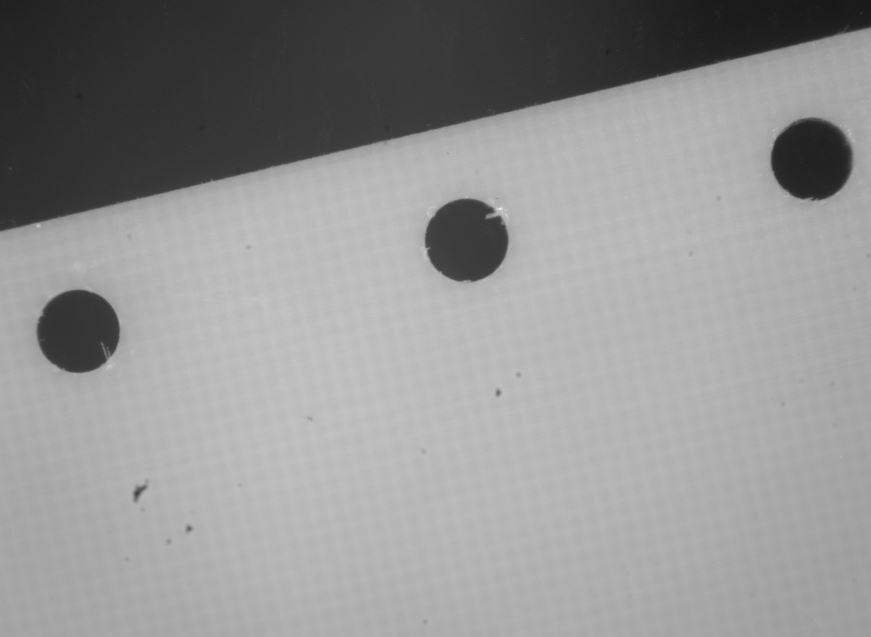
#> input picture newstage1.JPG, 871 x 637 px, found by its file name
$ python hole_finder.py
#> lines starting #> are read from the running program, lines starting #| are printed output that depends on the picture; after the words box and inside, x2 and y2 are one past the last pixel; in counts of white or black regions, pixels touching at a corner belong together
import os
import numpy as np
import matplotlib.pyplot as plt

from skimage import data, color
from skimage.io import imread
from skimage.transform import hough_circle, hough_circle_peaks
from skimage.feature import canny
from skimage.draw import circle_perimeter
from skimage.util import img_as_ubyte
from scipy import ndimage as ndi


def main():
    img = os.path.join(os.getcwd(), 'newstage1.jpg')
    image = imread(img, as_gray=True)
#> image is the input picture: shape (637, 871) float64; min 0.0941, max 0.949, mean 0.578
    image = img_as_ubyte(image)
    image = ndi.gaussian_filter(image, 1)

    edges1 = canny(image, sigma=1, low_threshold=10, high_threshold=50)
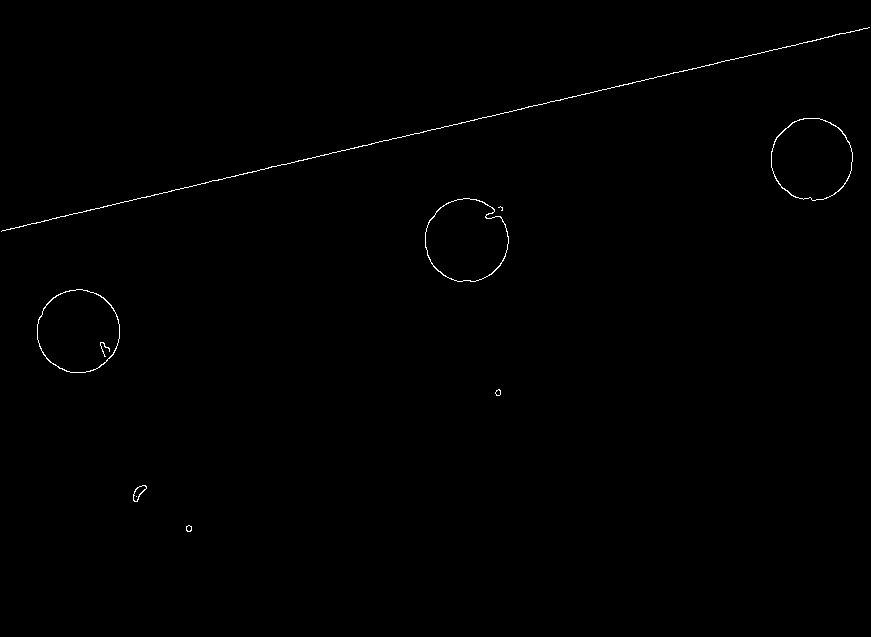
#> edges1: shape (637, 871) bool; 0.36% white in thin lines or dots, all inside (x1, y1, x2, y2) = (1, 27, 870, 532)

    hough_radii = np.arange(20, 60, 3)
    hough_res = hough_circle(edges1, hough_radii)

    accums, cx, cy, radii = hough_circle_peaks(hough_res, hough_radii,
                                               total_num_peaks=3)
#> accums = [0.775, 0.667, 0.592]; cx = [78, 812, 466]; cy = [331, 159, 240]; radii = [41, 41, 41]

    print(len(radii))
#| 3

    image = color.gray2rgb(image)
#> image: shape (637, 871, 3)

    for center_y, center_x, radius in zip(cy, cx, radii):
        circy, circx = circle_perimeter(center_y, center_x, radius,
                                        shape=image.shape)

        image[circy, circx] = (220, 20, 20)
#> this loop made 3 passes
#> (center_y, center_x) on passes 1 to 3: (331, 78), (159, 812), (240, 466)
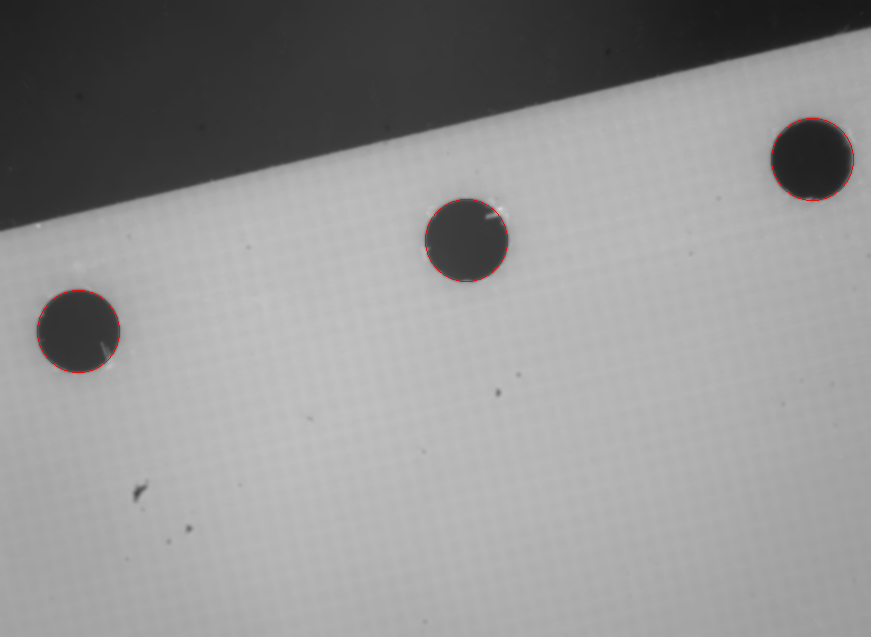
#> image: shape (637, 871, 3); mean R, G, B 146.8, 146.5, 146.5

    fig, (ax1, ax2) = plt.subplots(nrows=1, ncols=2, figsize=(10, 4),
                                   sharex=True, sharey=True)

    ax1.imshow(image, cmap=plt.cm.gray)

    ax2.imshow(edges1, cmap=plt.cm.gray)
    plt.show()
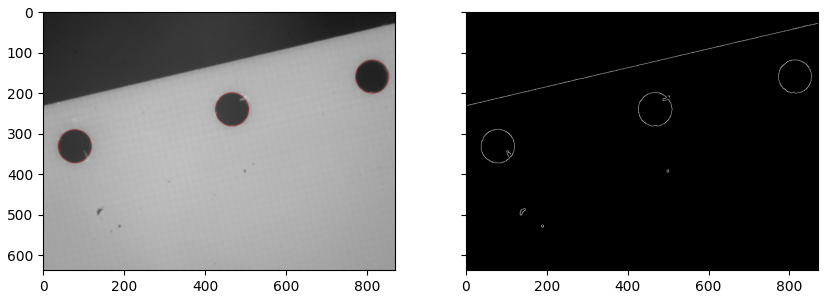
#> figure drawn by matplotlib, 2 panels


if __name__ == '__main__':
    main()
